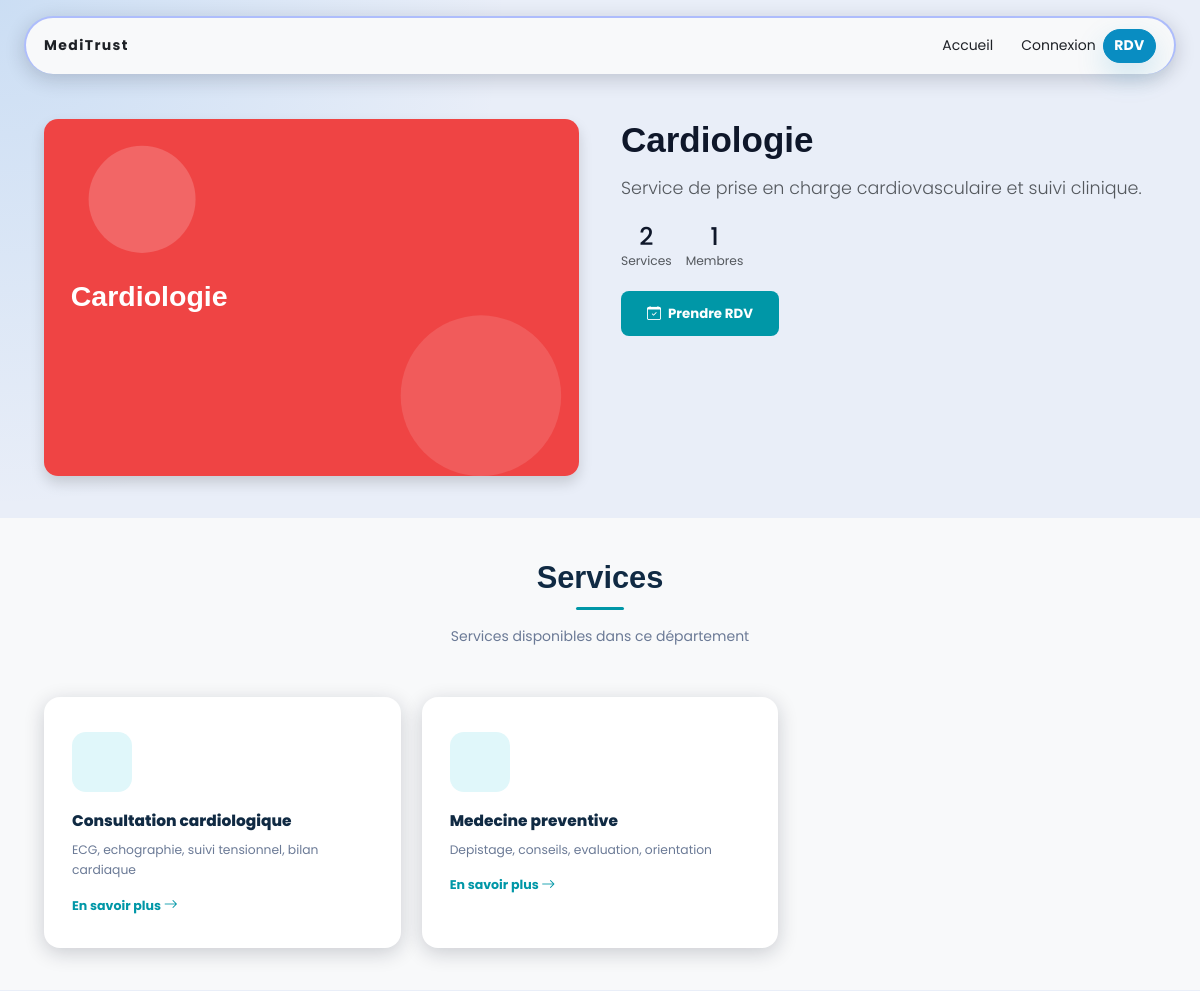
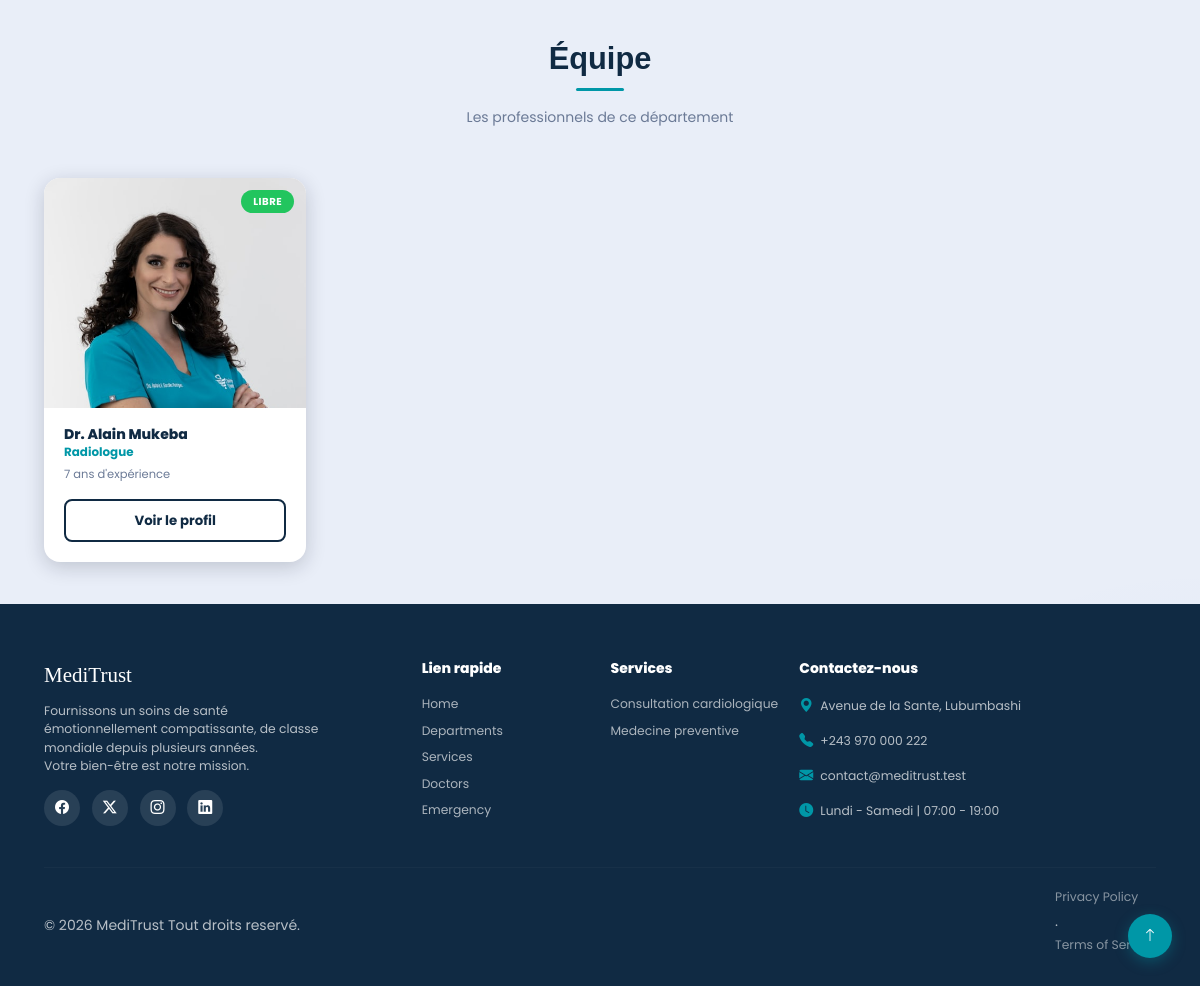
/departement/1/, run on the app's committed database (2 pictures, top to bottom).
### staff/models.py (models this page shows, shortened)
class Departement(models.Model):
    name = models.CharField(max_length=100, blank=True, null=True, verbose_name="Nom")
    slug = models.SlugField(unique=True, blank=True)
    image = models.ImageField(upload_to='departements/', blank=True, null=True, verbose_name="Image")
    description = models.TextField(blank=True, null=True, verbose_name="Description")
    created_at = models.DateField(auto_now_add=True)
    class Meta:
        verbose_name = 'Departement'
        verbose_name_plural = 'Departements'

class Staff(models.Model):
    class Role(models.TextChoices):
        DOCTOR = "DOCTOR", "Docteur",
        NURSE = "NURSE", "Infirmier",
        MEDECIN = "MEDECIN", "Medecin",
        ADMIN = "ADMIN", "Administrateur",
        LAB_TECH = "LAB_TECH", "Technicien de laboratoire",
        PHARMACIST = "PHARMACIST","Pharmacien",
        SECRETARY = "SECRETARY", "Secrtaire",
    class Specialty(models.TextChoices):
        CHIRURGIE = "CHIRURGIE", "Chirurgie",
        ANESTHESISTE = "ANESTHESISTE", "Anesthsiste",
        RADIOLOGUE = "RADIOLOGUE", "Radiologue",
        PEDIATRE = "PEDIATRE", "Pédiatre",
        GYNAECOLOGUE = "GYNAECOLOGUE", "Gynecologue",
        DENTISTE = "DENTISTE", "Dentiste",
        OPHTALMOLOGUE = "OPHTALMOLOGUE", "Ophtalmologue",
        ORTHOPEDISTE = "ORTHOPEDISTE", "Orthopediste",
        PATHOLOGUE = "PATHOLOGUE", "Pathologue",
        PSYCHIATRE = "PSYCHIATRE", "Psychiatre",
        THERAPEUTE = "THERAPEUTE", "Therapeute",
    user = models.OneToOneField('core.User', on_delete=models.CASCADE, related_name='staff_profile')
    name = models.CharField(max_length=100, blank=True, null=True, verbose_name="Nom")
    last_name = models.CharField(max_length=100, blank=True, null=True, verbose_name="Nom de famille")
    first_name = models.CharField(max_length=100, blank=True, null=True, verbose_name="Prénom")
    specialty = models.CharField(max_length=100, choices=Specialty.choices, blank=True, null=True, verbose_name="Spécialité")
    departement = models.ForeignKey(Departement, on_delete=models.SET_NULL, blank=True, null=True, verbose_name="Departement")
    slug = models.SlugField(unique=True, blank=True)
    role = models.CharField(max_length=20, choices=Role.choices, default=Role.MEDECIN, verbose_name="Role")
    is_active = models.BooleanField(default=False)
    is_verified = models.BooleanField(default=False)
    experience_years = models.PositiveIntegerField(default=0)
    twitter = models.URLField(max_length=255, blank=True, null=True)
    facebook = models.URLField(max_length=255, blank=True, null=True)
    instagram = models.URLField(max_length=255, blank=True, null=True)
    linkedin = models.URLField(max_length=255, blank=True, null=True)
    created_at = models.DateField(auto_now_add=True)
    class Meta:
        verbose_name = 'Membre du personnel'
        verbose_name_plural = 'Membres du personnel'
        indexes = [
            models.Index(fields=['is_active', 'is_verified']),
            models.Index(fields=['role']),
            models.Index(fields=['departement']),
            models.Index(fields=['specialty']),
            models.Index(fields=['is_active', 'is_verified', 'role'], name='staff_active_role_idx'),
        ]

### data/models.py (models this page shows, shortened)
class Service(models.Model):
    title = models.CharField(max_length=100, verbose_name='titre')
    departement = models.ForeignKey(Departement, on_delete=models.CASCADE, verbose_name='departement', blank=True, null=True)
    description = models.TextField(verbose_name='description')
    icon = models.CharField(max_length=100, verbose_name='icone')
    short_description = models.TextField(verbose_name='description courte')
    created_at = models.DateField(auto_now_add=True)
    updated_at = models.DateField(auto_now=True)
    class Meta:
        verbose_name = 'Service'
        verbose_name_plural = 'Services'

class Contact(models.Model):
    name = models.CharField(max_length=100, verbose_name='Nom Hopital')
    operation_days_time = models.CharField(max_length=150,verbose_name="jours et heures de service" )
    phone = models.CharField(max_length=100, verbose_name='phone')
    email = models.CharField(max_length=100, verbose_name='email')
    address = models.CharField(max_length=100, verbose_name='adresse')
    facebook = models.URLField(verbose_name="Lien facebook", null=True, blank=True)
    twitter = models.URLField(verbose_name="Lien x(twitter)", null=True, blank=True)
    instagram = models.URLField(verbose_name="Lien instagram", null=True, blank=True)
    linkedin = models.URLField(verbose_name="lien linkedin", null=True, blank=True)
    created_at = models.DateField(auto_now_add=True)
    class Meta:
        verbose_name = 'contact'
        verbose_name_plural = 'contact'

### core/models.py (models this page shows, shortened)
class User(AbstractUser):
    phone = PhoneNumberField(blank=True, null=True, region='CD')
    avatar = models.ImageField(upload_to='avatar/', blank=True, null=True)
    bio = models.TextField(blank=True)
    class Meta:
        verbose_name = 'Utilisateur'
        verbose_name_plural = 'Utilisateur'
    def get_full_name(self):
        return f"{self.first_name} {self.last_name}".strip()

### staff/views.py (the view)
# urls.py: path('departement/<int:departement_id>/', views.departement_detail, name='departement_detail'),
def departement_detail(request, departement_id):
    departement = get_object_or_404(Departement, pk=departement_id)
    services = Service.objects.filter(departement=departement)
    staff_members = Staff.objects.filter(departement=departement, is_active=True, is_verified=True)
    context = {
        "departement": departement,
        "services": services,
        "staff_members": staff_members,
        "page_title": f"{departement.name} - While Health",
    }
    return render(request, 'staff/departement_detail.html', context)

### core/context_processors.py (called while the page is built)
def global_context(request):
    context= {
        "contact":Contact.objects.only('name', 'operation_days_time','phone', 'email', 'address', 'facebook', 'twitter', 'instagram', 'linkedin').first(),
        "services":Service.objects.only('title', 'departement', 'description', 'icon', 'short_description').all(),
        "about": About.objects.only('title', 'subtitle', 'goal', 'description').first()
    }
    return context

### templates/staff/departement_detail.html (shortened to what this page needs)
{% extends 'base.html' %}
{% load static %}
{% block content %}
<section class="departement-detail py-5">
    <div class="container">
        <div class="row mb-5">
            <div class="col-12">
<nav aria-label="breadcrumb">
                    <ol class="breadcrumb">
                        <li class="breadcrumb-item"><a href="{% url 'data:index' %}">Accueil</a></li>
                        <li class="breadcrumb-item active">{{ departement.name }}</li>
                    </ol>
                </nav>
            </div>
        </div>
        <div class="row g-5">
            <div class="col-lg-6">
                {% if departement.image %}
                <div class="dept-card-img">
                    <img src="{{ departement.image.url }}" alt="{{ departement.name }}" class="img-fluid rounded-4 shadow">
                </div>
                {% else %}
                <div class="bg-light rounded-4 d-flex align-items-center justify-content-center" style="height: 350px;">
                    <i class="bi bi-building text-muted" style="font-size: 5rem;"></i>
                </div>
                {% endif %}
            </div>
            <div class="col-lg-6">
                <div class="departement-content">
                    <h1>{{ departement.name }}</h1>
                    {% if departement.description %}
                    <p class="lead text-muted mt-3">{{ departement.description }}</p>
                    {% endif %}
                    <div class="mt-4">
                        <div class="d-flex gap-3">
                            {% if services %}
                            <div class="text-center">
                                <div class="h3 mb-0">{{ services.count }}</div>
                                <div class="small text-muted">Services</div>
                            </div>
                            {% endif %}
                            {% if staff_members %}
                            <div class="text-center">
                                <div class="h3 mb-0">{{ staff_members.count }}</div>
                                <div class="small text-muted">Membres</div>
                            </div>
                            {% endif %}
                        </div>
                    </div>
                    <div class="mt-4">
                        <a href="{% url 'patients:appointment' %}" class="btn btn-teal-solid">
                            <i class="bi bi-calendar-check me-2"></i>Prendre RDV
                        </a>
                    </div>
                </div>
            </div>
        </div>
    </div>
</section>
{% if services %}
<section class="services py-5 bg-light">
    <div class="container">
        <div class="sec-header">
            <h2>Services</h2>
            <div class="divider"></div>
            <p>Services disponibles dans ce département</p>
        </div>
        <div class="row g-4">
            {% for service in services %}
            <div class="col-md-6 col-lg-4">
                <div class="svc-card">
                    <div class="svc-icon">
                    </div>
                    <h5>{{ service.title }}</h5>
                    <p>{{ service.short_description|truncatechars:80 }}</p>
                    <a href="{% url 'data:service_detail' service.id %}" class="link-teal">
                        En savoir plus <i class="bi bi-arrow-right"></i>
                    </a>
                </div>
            </div>
            {% endfor %}
        </div>
    </div>
</section>
{% endif %}
{% if staff_members %}
<section class="staff-section py-5">
    <div class="container">
        <div class="sec-header">
            <h2>Équipe</h2>
            <div class="divider"></div>
            <p>Les professionnels de ce département</p>
        </div>
        <div class="row g-4">
            {% for member in staff_members %}
            <div class="col-md-6 col-lg-3">
                <div class="doctor-card">
                    <div class="img-wrap">
                        {% if member.user.avatar %}
                        <img src="{{ member.user.avatar.url }}" alt="{{ member.user.get_full_name }}">
                        {% else %}
                        <div class="bg-light d-flex align-items-center justify-content-center" style="height: 230px;">
                            <i class="bi bi-person-circle text-muted" style="font-size: 4rem;"></i>
                        </div>
                        {% endif %}
                        <span class="status-badge {% if member.is_active %}badge-available{% else %}badge-busy{% endif %}">
                            {% if member.is_active %}LIBRE{% else %}INDISPONIBLE{% endif %}
                        </span>
                    </div>
                    <div class="body">
                        <h6>Dr. {{ member.user.get_full_name }}</h6>
                        {% if member.specialty %}
                        <div class="spec">{{ member.get_specialty_display }}</div>
                        {% else %}
                        <div class="spec">{{ member.get_role_display }}</div>
                        {% endif %}
                        <div class="exp">{{ member.experience_years }} ans d'expérience</div>
                        <a href="{% url 'staff:staff_profile_detail' member.id %}" class="btn btn-outline-dark-custom mt-2 w-100">
                            Voir le profil
                        </a>
                    </div>
                </div>
            </div>
            {% endfor %}
        </div>
    </div>
</section>
{% endif %}
{% endblock %}

### templates/includes/footer.html
<footer>
  <div class="container">
    <div class="row g-4">
      <div class="col-lg-4">
        <div class="footer-brand">
        {% if contact.name %}
          {{contact.name}}
        {% endif %}
          </div>
        <p style="font-size:.88rem;max-width:300px;">Fournissons un soins de santé émotionnellement compatissante, de classe mondiale depuis plusieurs années. <br> Votre bien-être est notre mission.</p>
        <div class="social-icons mt-3">
          <a href="{{contact.facebook}}"><i class="bi bi-facebook"></i></a>
          <a href="{{contact.twitter}}"><i class="bi bi-twitter-x"></i></a>
          <a href="{{contact.instagram}}"><i class="bi bi-instagram"></i></a>
          <a href="{{contact.linkedin}}"><i class="bi bi-linkedin"></i></a>
        </div>
      </div>
      <div class="col-lg-2 col-6">
        <h5>Lien rapide</h5>
        <a href="#home">Home</a>
        <a href="#departments">Departments</a>
        <a href="#services">Services</a>
        <a href="#doctors">Doctors</a>
        <a href="#emergency">Emergency</a>
      </div>
<div class="col-lg-2 col-6">
        <h5>Services</h5>
        {% for service in services %}
           <a href="{% url 'data:service_detail' service.id %}">{{ service.title }}</a>
        {% endfor %}
      </div>
      <div class="col-lg-4">
        <h5>Contactez-nous</h5>
        {% if contact.address %}
           <p style="font-size:.88rem;"><i class="bi bi-geo-alt-fill me-2" style="color:var(--teal);"></i>{{contact.address}}</p>
        {% endif %}
        {% if contact.phone %}
           <p style="font-size:.88rem;"><i class="bi bi-telephone-fill me-2" style="color:var(--teal);"></i>{{contact.phone}}</p>
        {% endif %}
        {% if contact.email %}
            <p style="font-size:.88rem;"><i class="bi bi-envelope-fill me-2" style="color:var(--teal);"></i>{{contact.email}}</p>
        {% endif %}
        {% if contact.operation_days_time %}
              <p style="font-size:.88rem;"><i class="bi bi-clock-fill me-2" style="color:var(--teal);"></i>{{contact.operation_days_time}}</p>
        {% endif %}
      </div>
    </div>
    <hr class="footer-divider"/>
    <div class="d-flex justify-content-between flex-wrap gap-2" style="font-size:.82rem;">
      <span>© 2026 {{contact.name}} Tout droits reservé.</span>
      <span><a href="#" style="color:rgba(255,255,255,.5);">Privacy Policy</a> · <a href="#" style="color:rgba(255,255,255,.5);">Terms of Service</a></span>
    </div>
  </div>
</footer>
<a href="#home" id="scrollTop"><i class="bi bi-arrow-up"></i></a>

### data on the page
Departement: image (picture), name "Cardiologie", description "Service de prise en charge cardiovasculaire et suivi clinique."
Service: title "Consultation cardiologique", short_description "ECG, echographie, suivi tensionnel, bilan cardiaque"
Service: title "Medecine preventive", short_description "Depistage, conseils, evaluation, orientation"
Staff: user.avatar (picture), is_active "LIBRE", user.get_full_name "Alain Mukeba", specialty "Radiologue", experience_years "7"
Contact: name "MediTrust", address "Avenue de la Sante, Lubumbashi", phone "+243 970 000 222", email "contact@meditrust.test", operation_days_time "Lundi - Samedi | 07:00 - 19:00"

### other printed values
{{ services.count }} "2"
{{ staff_members.count }} "1"
